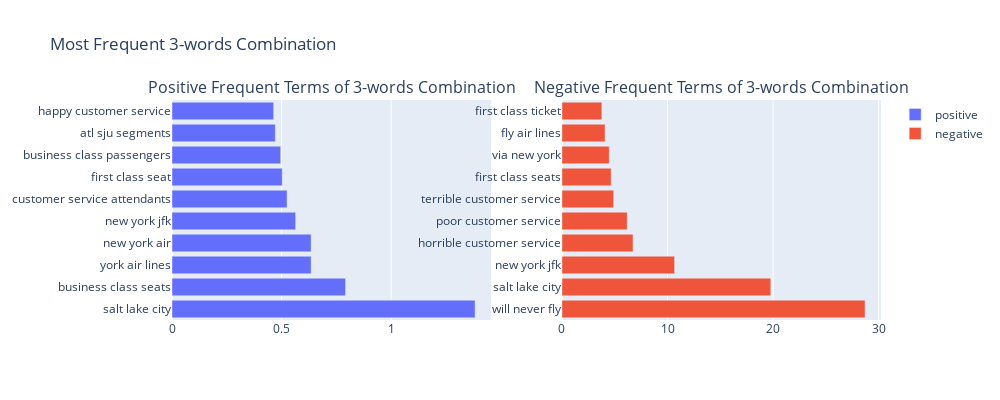

Source (notebook cell):
### Markdown cell above
#  Word Cloud : Delta Airlines Customer Reviews

### Code cell
domain_stopwords = {'airline', 'flight', 'plane', 'airport', 'flights', 'airlines', 'delta'}
stopwords = set.union(STOPWORDS, domain_stopwords)

generate_cloud(DUA[DUA['airline_no']==2], False)

### Figure 1 — Plotly figure (JSON) as saved in the notebook; plotly's stock layout.template omitted (floating-point values rounded to 4 significant figures)
{"data": [{"name": "positive", "orientation": "h", "type": "bar", "x": [1.383, 0.792, 0.6348, 0.6348, 0.5643, 0.5251, 0.503, 0.4961, 0.4714, 0.4637], "xaxis": "x", "y": ["salt lake city", "business class seats", "york air lines", "new york air", "new york jfk", "customer service attendants", "first class seat", "business class passengers", "atl sju segments", "happy customer service"], "yaxis": "y"}, {"name": "negative", "orientation": "h", "type": "bar", "x": [28.71, 19.78, 10.67, 6.733, 6.184, 4.901, 4.664, 4.479, 4.083, 3.782], "xaxis": "x2", "y": ["will never fly", "salt lake city", "new york jfk", "horrible customer service", "poor customer service", "terrible customer service", "first class seats", "via new york", "fly air lines", "first class ticket"], "yaxis": "y2"}], "layout": {"annotations": [{"font": {"size": 16}, "showarrow": false, "text": "Positive Frequent Terms of 3-words Combination", "x": 0.225, "xanchor": "center", "xref": "paper", "y": 1, "yanchor": "bottom", "yref": "paper"}, {"font": {"size": 16}, "showarrow": false, "text": "Negative Frequent Terms of 3-words Combination", "x": 0.775, "xanchor": "center", "xref": "paper", "y": 1, "yanchor": "bottom", "yref": "paper"}], "height": 400, "margin": {"l": 100}, "title": {"text": "Most Frequent 3-words Combination"}, "width": 1000, "xaxis": {"anchor": "y", "domain": [0, 0.45]}, "xaxis2": {"anchor": "y2", "domain": [0.55, 1]}, "yaxis": {"anchor": "x", "domain": [0, 1]}, "yaxis2": {"anchor": "x2", "domain": [0, 1]}}}
